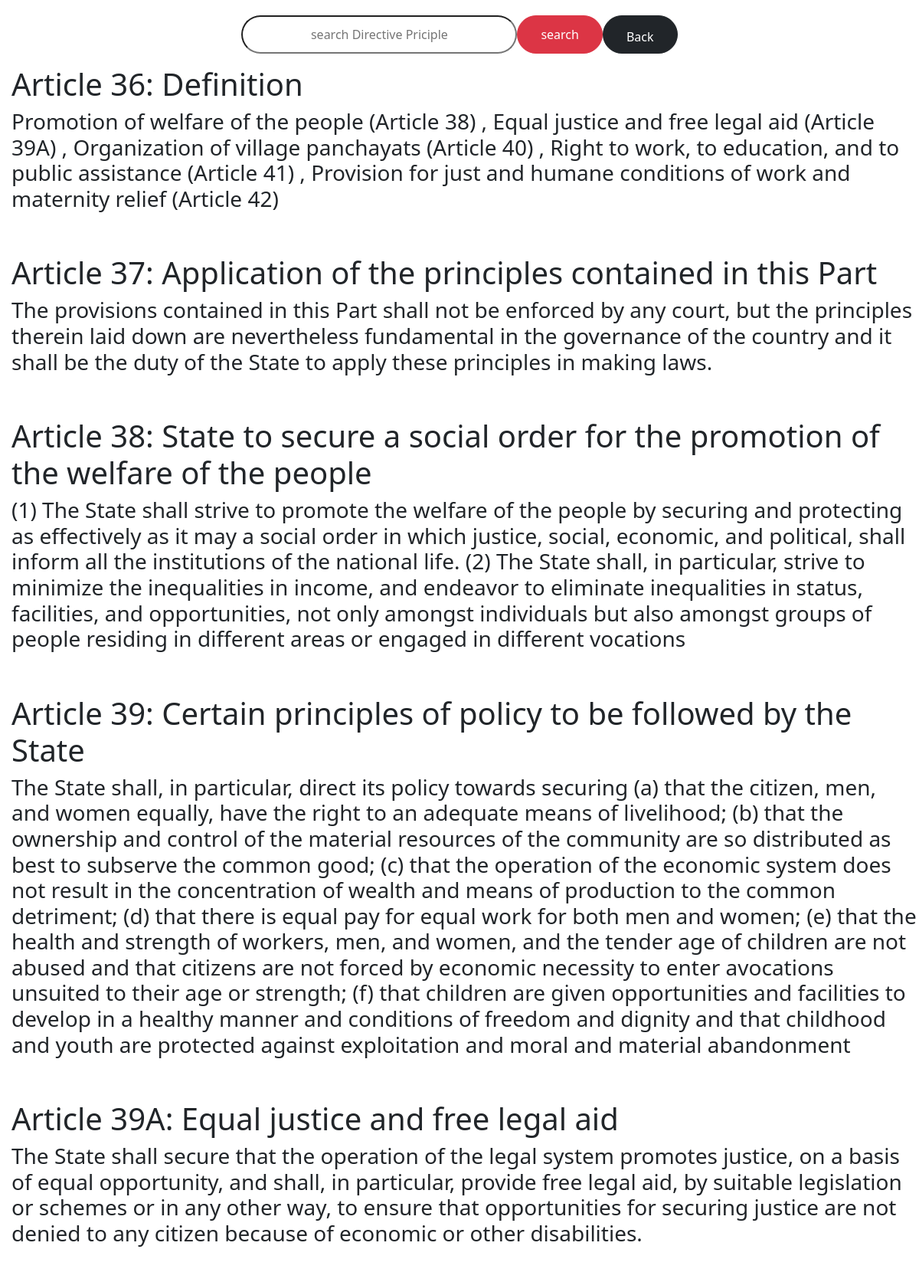
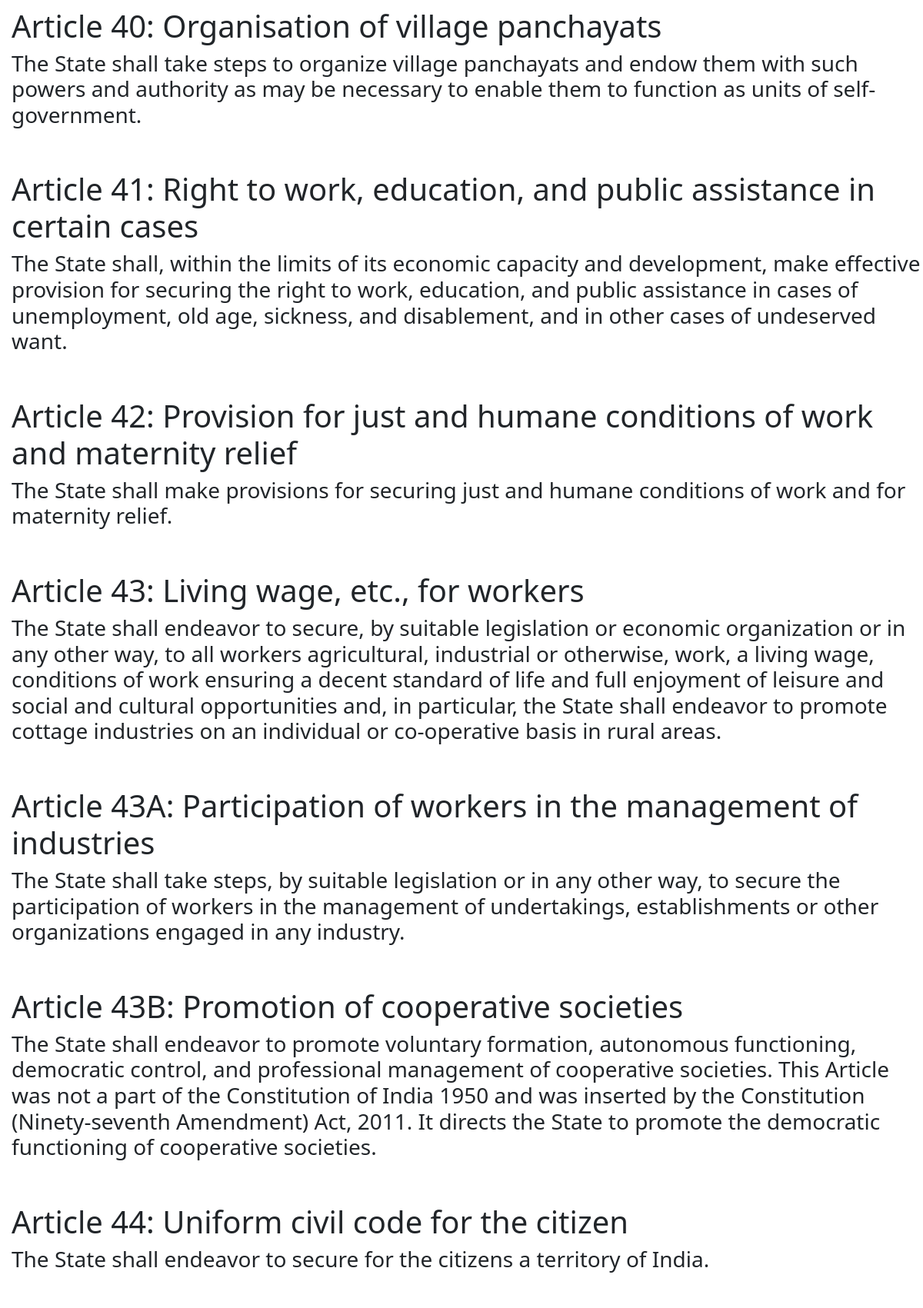
The page /Directive/ (upper part) on the database its author committed (2 pictures, top to bottom).
### rights/models.py (models this page shows, shortened)
class DirectivePrincipleofOurStatePolicy(models.Model):
    Title = models.CharField(max_length=400)
    Description = models.CharField(max_length=50002)

### rights/views.py (the view)
# urls.py: path("Directive/",Directive,name='DirectivePrincipleofOurStatePolicy'),
def Directive(request):
    query = request.GET.get('q')
    if query:
        Directive = DirectivePrincipleofOurStatePolicy.objects.filter(
            Q(Title__icontains=query) | Q(Description__icontains=query)
        )
    else:
        Directive = DirectivePrincipleofOurStatePolicy.objects.all()
    return render(request,"Directiveprinciple.html",{'Directive':Directive})

### rights/templates/Directiveprinciple.html (shortened to what this page needs)
<!DOCTYPE html>
<html lang="en">
<head>
    <link href="https://cdn.jsdelivr.net/npm/bootstrap@5.3.3/dist/css/bootstrap.min.css" rel="stylesheet">
</head>
<body>
    <form method="GET" action="{% url 'DirectivePrincipleofOurStatePolicy' %}" style="display: flex; justify-content: center; text-align: center;">
        <input type="text" name="q" id="autocomplete" placeholder="search Directive Priciple"  style="border-radius:30px; border: 3px line; height: 50px; width: 30%; margin-top: 20px;text-align: center;" name="q" id="autocomplete">
        <input type="submit"  class="btn btn-danger" style="padding-left: 30px; padding-right: 30px;border-radius: 30px; margin-top: 20px;" value="search" value="search">
        <a href="{% url 'home' %}"class="btn btn-dark" style="padding-left: 30px; padding-top: 15px; padding-right: 30px; border-radius: 30px; margin-top: 20px; " >Back</a>
    </form>
    <div id="directive">
        {% for d in Directive %}
        <h1>{{d.Title}}</h1> <h3>{{d.Description}}</h3><br><br>
        {% endfor %}
    </div>
</body>
</html>

### rights/templates/Directiveprinciple.html (style rules this page uses)
h1,h3 { margin-left: 15px; }

### rows shown on the page
DirectivePrincipleofOurStatePolicy: Title "Article 36: Definition", Description "Promotion of welfare of the people (Article 38) , Equal justice and free legal aid (Article 39A) , Organization of village panchayats (Article 40) , Right to work, to education, and to public assistance (Article 41) , Provision for just and humane conditions of work and maternity relief (Article 42)"
DirectivePrincipleofOurStatePolicy: Title "Article 37: Application of the principles contained in this Part", Description "The provisions contained in this Part shall not be enforced by any court, but the principles therein laid down are nevertheless fundamental in the governance of the country and it shall be the duty of the State to apply these principles in making laws."
DirectivePrincipleofOurStatePolicy: Title "Article 38: State to secure a social order for the promotion of the welfare of the people", Description "(1) The State shall strive to promote the welfare of the people by securing and protecting as effectively as it may a social order in which justice, social, economic, and political, shall inform all the institutions of the national life. (2) The State shall, in particular, strive to minimize the inequalities in income, and endeavor to eliminate inequalities in status, facilities, and opportunities, not only amongst individuals but also amongst groups of people residing in different areas or engaged in different vocations"
DirectivePrincipleofOurStatePolicy: Title "Article 39: Certain principles of policy to be followed by the State", Description "The State shall, in particular, direct its policy towards securing (a) that the citizen, men, and women equally, have the right to an adequate means of livelihood; (b) that the ownership and control of the material resources of the community are so distributed as best to subserve the common good; (c) that the operation of the economic system does not result in the concentration of wealth and means of production to the common detriment; (d) that there is equal pay for equal work for both men and women; (e) that the health and strength of workers, men, and women, and the tender age of children are not abused and that citizens are not forced by economic necessity to enter avocations unsuited…"
DirectivePrincipleofOurStatePolicy: Title "Article 39A: Equal justice and free legal aid", Description "The State shall secure that the operation of the legal system promotes justice, on a basis of equal opportunity, and shall, in particular, provide free legal aid, by suitable legislation or schemes or in any other way, to ensure that opportunities for securing justice are not denied to any citizen because of economic or other disabilities."
DirectivePrincipleofOurStatePolicy: Title "Article 40: Organisation of village panchayats", Description "The State shall take steps to organize village panchayats and endow them with such powers and authority as may be necessary to enable them to function as units of self-government."
DirectivePrincipleofOurStatePolicy: Title "Article 41: Right to work, education, and public assistance in certain cases", Description "The State shall, within the limits of its economic capacity and development, make effective provision for securing the right to work, education, and public assistance in cases of unemployment, old age, sickness, and disablement, and in other cases of undeserved want."
DirectivePrincipleofOurStatePolicy: Title "Article 42: Provision for just and humane conditions of work and maternity relief", Description "The State shall make provisions for securing just and humane conditions of work and for maternity relief."
DirectivePrincipleofOurStatePolicy: Title "Article 43: Living wage, etc., for workers", Description "The State shall endeavor to secure, by suitable legislation or economic organization or in any other way, to all workers agricultural, industrial or otherwise, work, a living wage, conditions of work ensuring a decent standard of life and full enjoyment of leisure and social and cultural opportunities and, in particular, the State shall endeavor to promote cottage industries on an individual or co-operative basis in rural areas."
DirectivePrincipleofOurStatePolicy: Title "Article 43A: Participation of workers in the management of industries", Description "The State shall take steps, by suitable legislation or in any other way, to secure the participation of workers in the management of undertakings, establishments or other organizations engaged in any industry."
DirectivePrincipleofOurStatePolicy: Title "Article 43B: Promotion of cooperative societies", Description "The State shall endeavor to promote voluntary formation, autonomous functioning, democratic control, and professional management of cooperative societies. This Article was not a part of the Constitution of India 1950 and was inserted by the Constitution (Ninety-seventh Amendment) Act, 2011. It directs the State to promote the democratic functioning of cooperative societies."
DirectivePrincipleofOurStatePolicy: Title "Article 44: Uniform civil code for the citizen", Description "The State shall endeavor to secure for the citizens a territory of India."
